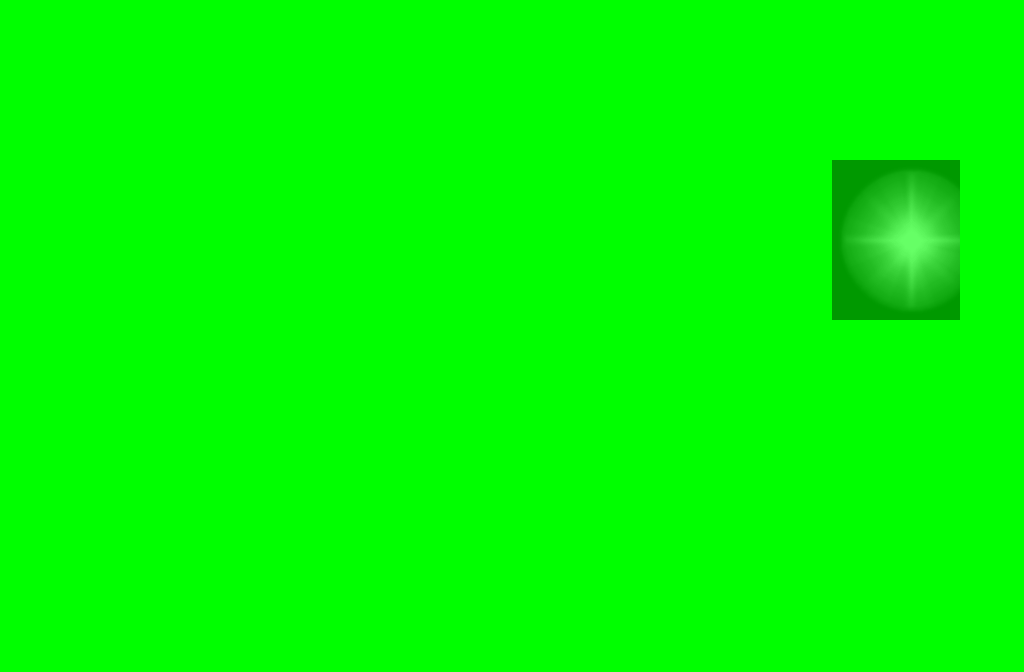

This game map was drawn from its Tiled (.tmx) file and the tilesets committed beside it. A one-line description and the trimmed map source follow:
An orthogonal 32x21 tile map with 32x32 px tiles, 10 tile layers (0_floor, 1_terrain, 2_object, 3_roof, ...), 8 tilesets.

<map version="1.0" orientation="orthogonal" renderorder="right-down" width="32" height="21" tilewidth="32" tileheight="32" nextobjectid="1">
 <tileset firstgid="1" name="wooden_rectangular" tilewidth="32" tileheight="32" tilecount="9" columns="3">
  <image source="../../tileset/furniture/table/wooden_rectangular.png" trans="ff00ff" width="96" height="96" />
 </tileset>
 <tileset firstgid="10" name="collision" tilewidth="32" tileheight="32" tilecount="1" columns="1">
  <image source="../../tileset/logic/collision.png" width="32" height="32" />
 </tileset>
 <tileset firstgid="11" name="protection" tilewidth="32" tileheight="32" tilecount="2" columns="2">
  <image source="../../tileset/logic/protection.png" width="64" height="32" />
 </tileset>
 <tileset firstgid="13" name="sciana" tilewidth="32" tileheight="32" tilecount="26" columns="13">
  <image source="../../tileset/pol/domki/wiezienie_sciany.png" width="416" height="64" />
 </tileset>
 <tileset firstgid="39" name="kafle" tilewidth="32" tileheight="32" tilecount="9" columns="3">
  <image source="../../tileset/pol/domki/podloga/kafelki_kamienne_dywanik.png" width="96" height="96" />
 </tileset>
 <tileset firstgid="48" name="schod" tilewidth="32" tileheight="32" tilecount="12" columns="2">
  <image source="../../tileset/building/stairs/stairs.png" width="64" height="192" />
 </tileset>
 <tileset firstgid="60" name="zydelek" tilewidth="32" tileheight="32" tilecount="6" columns="3">
  <image source="../../tileset/pol/wyposazenie/stoly/wiezienie_stolik.png" width="96" height="64" />
 </tileset>
 <tileset firstgid="66" name="latarnia_blask" tilewidth="32" tileheight="32" tilecount="25" columns="5">
  <image source="../../tileset/pol/oswietlenie/latarnia_blask.png" width="160" height="160" />
 </tileset>
 <layer name="0_floor" width="32" height="21">
  <data>[672 cells, 672 non-empty, 9 distinct tile ids]</data>
 </layer>
 <layer name="1_terrain" width="32" height="21">
  <data>[672 cells, 431 non-empty, 21 distinct tile ids]</data>
 </layer>
 <layer name="2_object" width="32" height="21">
  <data>[672 cells, 30 non-empty, 6 distinct tile ids]</data>
 </layer>
 <layer name="3_roof" width="32" height="21">
  <data>[672 cells, 0 non-empty, 0 distinct tile ids]</data>
 </layer>
 <layer name="4_roof_add" width="32" height="21">
  <data>[672 cells, 0 non-empty, 0 distinct tile ids]</data>
 </layer>
 <layer name="objects" width="32" height="21">
  <data>[672 cells, 0 non-empty, 0 distinct tile ids]</data>
 </layer>
 <layer name="collision" width="32" height="21">
  <data>[672 cells, 282 non-empty, 1 distinct tile ids]</data>
 </layer>
 <layer name="protection" width="32" height="21">
  <data>[672 cells, 672 non-empty, 1 distinct tile ids]</data>
 </layer>
 <layer name="blend_ground" width="32" height="21" opacity="0.4">
  <data>[672 cells, 20 non-empty, 20 distinct tile ids]</data>
 </layer>
 <layer name="blend_roof" width="32" height="21" opacity="0.4">
  <data>[672 cells, 0 non-empty, 0 distinct tile ids]</data>
 </layer>
</map>
